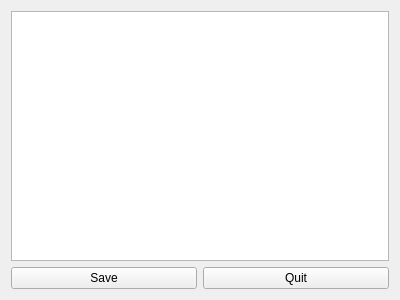
<?xml version="1.0" encoding="UTF-8"?>
<ui version="4.0">
 <class>Dialogcreate</class>
 <widget class="QWidget" name="Dialogcreate">
  <property name="geometry">
   <rect>
    <x>0</x>
    <y>0</y>
    <width>400</width>
    <height>300</height>
   </rect>
  </property>
  <property name="windowTitle">
   <string>Form</string>
  </property>
  <layout class="QVBoxLayout" name="verticalLayout_2">
   <item>
    <layout class="QVBoxLayout" name="verticalLayout">
     <item>
      <widget class="QTableView" name="tableView"/>
     </item>
     <item>
      <layout class="QHBoxLayout" name="horizontalLayout">
       <item>
        <widget class="QPushButton" name="buttonSaveCreate">
         <property name="text">
          <string>Save</string>
         </property>
        </widget>
       </item>
       <item>
        <widget class="QPushButton" name="buttonQuitCreate">
         <property name="text">
          <string>Quit</string>
         </property>
        </widget>
       </item>
      </layout>
     </item>
    </layout>
   </item>
  </layout>
 </widget>
 <resources/>
 <connections/>
</ui>
